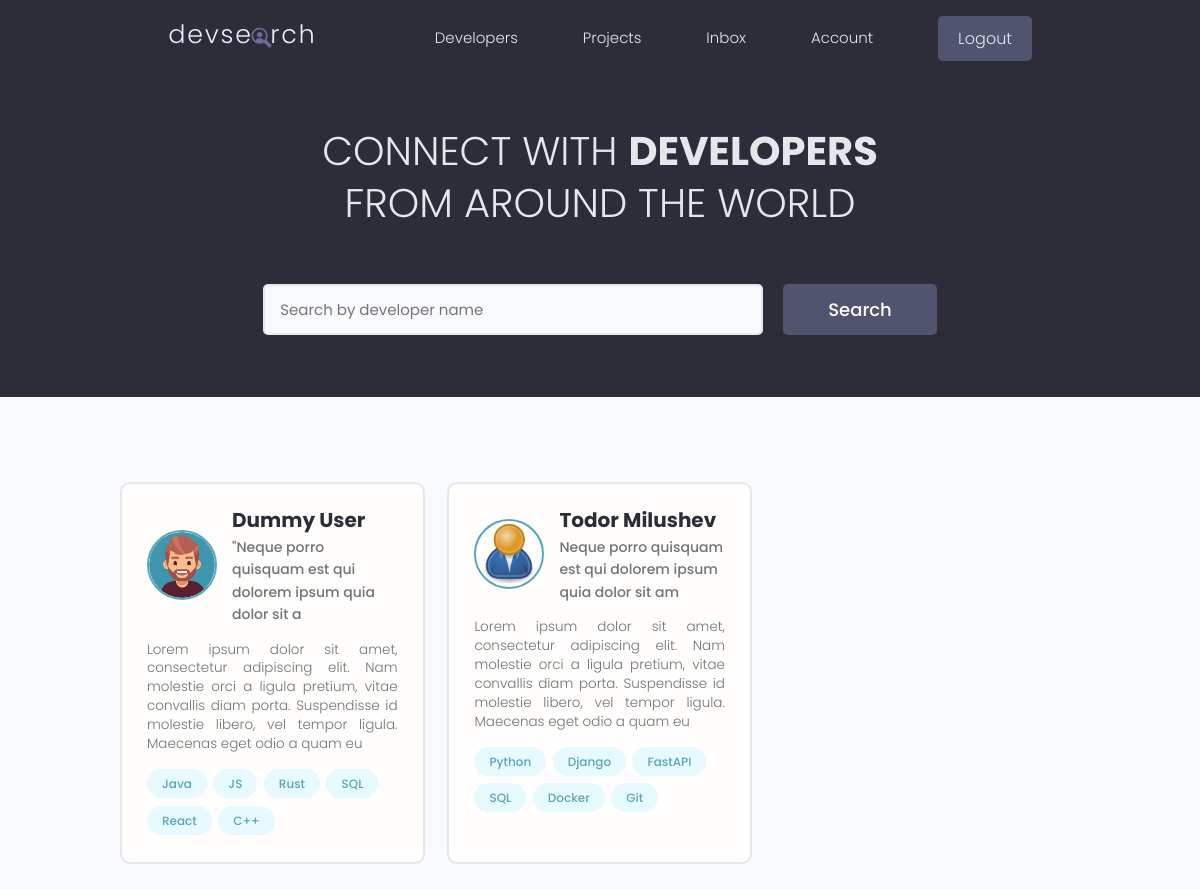
The app's page / (signed in) with its own data.
### users/models.py (models this page shows, shortened)
class Profile(models.Model):
    id = models.UUIDField(default=uuid.uuid4, unique=True, primary_key=True, editable=False)
    user = models.OneToOneField(User, on_delete=models.CASCADE, null=True, blank=True)
    name = models.CharField(max_length=200, null=True, blank=True)
    email = models.EmailField(max_length=500, null=True, blank=True)
    username = models.CharField(max_length=200, null=True, blank=True)
    location = models.CharField(max_length=200, null=True, blank=True)
    description = models.CharField(max_length=200, null=True, blank=True)
    bio = models.TextField(null=True, blank=True)
    image = models.ImageField(null=True, blank=True, upload_to='profiles/', default='profiles/user-default.png')
    social_github = models.CharField(max_length=200, null=True, blank=True)
    social_twitter = models.CharField(max_length=200, null=True, blank=True)
    social_linkedin = models.CharField(max_length=200, null=True, blank=True)
    social_youtube = models.CharField(max_length=200, null=True, blank=True)
    social_website = models.CharField(max_length=200, null=True, blank=True)
    created = models.DateTimeField(auto_now_add=True)
    class Meta:
        ordering = ['-created']

class Skill(models.Model):
    id = models.UUIDField(default=uuid.uuid4, unique=True, primary_key=True, editable=False)
    owner = models.ForeignKey(Profile, on_delete=models.CASCADE, null=True, blank=True)
    name = models.CharField(max_length=200, null=True, blank=True)
    description = models.TextField(null=True, blank=True)
    created = models.DateTimeField(auto_now_add=True)

### users/views.py (the view)
# urls.py: path('', ProjectsCRUD.get_multi, name='projects'),
    @staticmethod
    def get_multi(request):
        profiles, search_query = search_objects(request, Profile)
        custom_range, profiles = pagination(request, profiles)
        content = {
            'objects': profiles,
            'search_query': search_query,
            'custom_range': custom_range
        }
        return render(request, 'users/profiles.html', context=content)

### app/utils.py (called while the page is built)
def search_objects(request, model):
    search_query = ''
    if request.GET.get('search_query'):
        search_query = request.GET.get('search_query')
    try:
        objects = model.objects.filter(title__icontains=search_query)
    except (AttributeError, FieldError):
        objects = model.objects.filter(name__icontains=search_query)
    return objects, search_query

def pagination(request, objects):
    page = request.GET.get('page')
    p = Paginator(objects, 9)
    try:
        objects = p.page(page)
    except PageNotAnInteger:
        page = 1
        objects = p.page(page)
    except EmptyPage:
        page = p.num_pages
        objects = p.page(page)
    left_index = (int(page) - 4)
    if left_index < 1:
        left_index = 1
    right_index = (int(page) + 5)
    if right_index > p.num_pages:
        right_index = p.num_pages + 1
    return range(left_index, right_index), objects

### users/templates/users/profiles.html (shortened to what this page needs)
{% extends 'main.html' %}
{% block content %}
 <main class="home">
  <section class="hero-section text-center">
    <div class="container container--narrow">
      <div class="hero-section__box">
        <h2>CONNECT WITH <span>DEVELOPERS</span></h2>
        <h2>FROM AROUND THE WORLD</h2>
      </div>
      <div class="hero-section__search">
        <form class="form" action="{% url 'users' %}" method="get">
          <div class="form__field">
            <input class="input input--text" id="formInput#search" type="text" name="search_query"
              value="{{search_query}}" placeholder="Search by developer name" />
          </div>
          <input class="btn btn--sub btn--lg" type="submit" value="Search" />
        </form>
      </div>
    </div>
  </section>
  <section class="devlist">
    <div class="container">
      <div class="grid grid--three">
        {% for profile in objects %}
        <div class="column card">
          <div class="dev">
            <a href="{% url 'user-profile' profile.id %}" class="card__body">
              <div class="dev__profile">
                <img class="avatar avatar--md" src="{{profile.image.url}}" alt="image" />
                <div class="dev__meta">
                  <h3>{{profile.name}}</h3>
                  <h5>{{profile.description|slice:"60"}}</h5>
                </div>
              </div>
              <p class="dev__info">
                {{profile.bio|slice:"200"}}
              </p>
              <div class="dev__skills">
                {% for skill in profile.skill_set.all|slice:'6' %}
                <span class="tag tag--pill tag--main">
                  <small>{{skill.name}}</small>
                </span>
                {% endfor %}
              </div>
            </a>
          </div>
        </div>
        {% endfor %}
        </div>
      </div>
  </section>
</main>
{% endblock content %}

### static/styles/app.css (style rules this page uses)
:root { --color-sub: #2d2d39; }
.btn--sub { background-color: var(--color-sub-light); }
.card { border: 2px solid var(--color-light); }
img { width: 100%; }
.hero-section { height: 40vh; display: flex; align-items: center; background-color: var(--color-sub); }
.hero-section__box { margin-bottom: 4rem; }
.hero-section__box > h2, .hero-section__box > h2 > span { font-size: 4rem; color: var(--color-light); line-height: 1.3; text-transform: uppercase; }
.hero-section__box > h2 { font-weight: 300; }
.hero-section__box > h2 > span { font-weight: 700; }
.hero-section__search > .form { display: flex; align-items: center; justify-content: center; gap: 2rem; }
.hero-section__search > .form input.input--text { width: 50rem; }
.devlist { margin-top: 8rem; }
.devlist .grid { align-items: stretch; }
.devlist .dev .dev__profile { display: flex; align-items: center; gap: 1.5rem; }
.devlist .dev .dev__meta h3 { color: var(--color-sub); font-size: 2rem; font-weight: 700; }
.devlist .dev .dev__meta h5 { color: var(--color-text); font-size: 1.4rem; font-weight: 500; }
.devlist .dev .dev__info { margin: 1.5rem 0; font-size: 1.35rem; line-height: 1.4; text-align: justify; }

### static/uikit/styles/modules/_variables.css (style rules this page uses)
:root { --color-main: #5aa5b9; --color-main-light: #e6faff; --color-sub: #3f4156; --color-sub-light: #51546e; --color-sub-lighter: #ededfd; --color-text: #737373; --color-gray: #8b8b8b; --color-light: #e5e7eb; --color-light-gray: #767676; --color-bg: #f8fafd; --color-white: #fffefd; --color-white-light: #f3f3f3; --color-success: #359e64; --color-success-bg: #def8e8; --color-error: #fc4b0b; --color-error-bg: #fff2ee; --font-base: 'Poppins', arial, helvetica, 'Segoe UI', roboto, ubuntu, sans-serif; --font-monospace: 'Fira Code', 'Courier New', courier, monospace; --font-regular: 300; --font-medium: 500; --font-bold: 700; --generic-shadow: 1px 1px 5px #00000010; --generic-transition: all 0.3s ease-in-out; }

### static/uikit/styles/modules/_base.css (style rules this page uses)
* { margin: 0; padding: 0; box-sizing: border-box; text-rendering: optimizeLegibility; color: inherit; font-size: inherit; }
html { font-size: 50%; }
@media only screen and (min-width: 480px) { html { font-size: 56.25%; } }
@media only screen and (min-width: 1200px) { html { font-size: 62.5%; } }
body { line-height: 1.6; font-weight: 400; font-size: 1.5rem; color: var(--color-text); background-color: var(--color-bg); min-height: 100vh; }

### static/uikit/styles/modules/_typography.css (style rules this page uses)
* { font-family: var(--font-base); }
h2 { font-size: 3.6rem; font-weight: var(--font-bold); }
h3 { font-size: 3.2rem; font-weight: var(--font-medium); }
h5 { font-size: 2.4rem; font-weight: var(--font-medium); }
h5, h6 { font-weight: var(--font-regular); }
p, span, strong { font-size: 1.6rem; color: var(--color-text); font-weight: var(--font-regular); }
a { padding-bottom: 2px; text-decoration: none; display: inline-block; color: var(--color-main); font-weight: var(--font-medium); }

### static/uikit/styles/modules/_utilities.css (style rules this page uses)
.container { width: 92%; max-width: 165rem; margin: 0 auto; box-sizing: border-box; }
.container--narrow { width: 92%; max-width: 120rem; }
@media screen and (min-width: 1000px) { .container { width: 90%; } }
@media screen and (min-width: 1000px) { .container--narrow { width: 85%; } }
@media screen and (min-width: 1200px) { .container { width: 80%; } }
@media screen and (min-width: 1200px) { .container--narrow { width: 72%; } }
.text-center { text-align: center; }

### static/uikit/styles/modules/_avatar.css (style rules this page uses)
.avatar { border-radius: 50%; border: 2px solid var(--color-main); object-fit: cover; }
.avatar--md { height: 7rem; width: 7rem; }

### static/uikit/styles/modules/_button.css (style rules this page uses)
.btn { display: inline-block; position: relative; cursor: pointer; background-color: var(--color-light); font-weight: var(--font-medium); color: var(--color-sub); text-decoration: none; padding: 1rem 2rem; border-radius: 0.5rem; border: none; width: -webkit-fit-content; width: -moz-fit-content; width: fit-content; height: -webkit-fit-content; height: -moz-fit-content; height: fit-content; font-size: 1.6rem; outline-width: 0; outline-color: transparent; -webkit-backface-visibility: hidden; backface-visibility: hidden; transition: all 0.3s ease-in-out; }
.btn--sub { background-color: var(--color-sub); color: var(--color-white); }
.btn--lg { font-size: 1.8rem; padding: 1.2rem 4.5rem; }

### static/uikit/styles/modules/_card.css (style rules this page uses)
.card { border-radius: 1rem; background-color: var(--color-white); border: 1.5px solid var(--color-light); width: auto; height: auto; margin-top: 0.5rem; margin-bottom: 0.5rem; overflow: hidden; }
.card__body, .card__header { padding: 2rem 2.5rem; }

### records on screen
Profile: image (picture), name "Dummy User", description "\"Neque porro quisquam est qui dolorem ipsum quia dolor sit a", bio "Lorem ipsum dolor sit amet, consectetur adipiscing elit. Nam molestie orci a ligula pretium, vitae convallis diam porta. Suspendisse id molestie libero, vel tempor ligula. Maecenas eget odio a quam eu"
Skill: name "Java"
Skill: name "JS"
Skill: name "Rust"
Skill: name "SQL"
Skill: name "React"
Skill: name "C++"
Profile: image (placeholder picture), name "Todor Milushev", description "Neque porro quisquam est qui dolorem ipsum quia dolor sit am", bio "Lorem ipsum dolor sit amet, consectetur adipiscing elit. Nam molestie orci a ligula pretium, vitae convallis diam porta. Suspendisse id molestie libero, vel tempor ligula. Maecenas eget odio a quam eu"
Skill: name "Python"
Skill: name "Django"
Skill: name "FastAPI"
Skill: name "SQL"
Skill: name "Docker"
Skill: name "Git"
